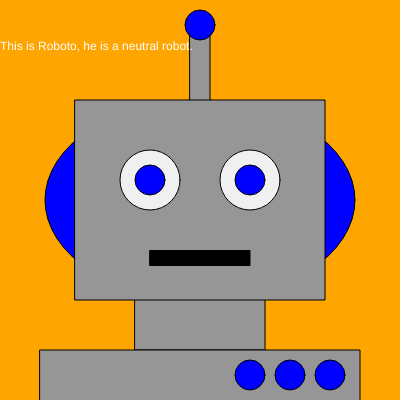
Frame 1 (no input)
Frame 60 (no input): identical to frame 1, image omitted
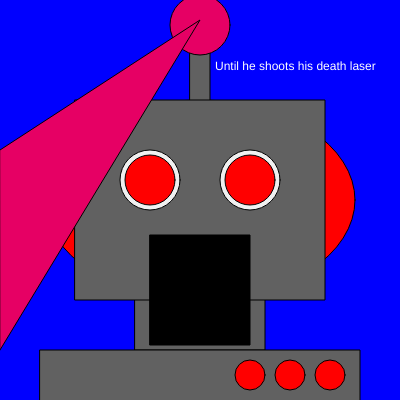
Frame 120 (the mouse pressed at the canvas centre since frame 60)

The p5.js sketch that drew these frames (run headless with seeded random() and noise() and a simulated clock; from frame 60 on, the mouse is pressed at the canvas centre):

// p5.js sketch
// ── sketch.js
function setup() {
  createCanvas(400, 400);
  rectMode(CENTER);
}

function draw() {

  if (mouseIsPressed) {
    background('blue');

    fill(255, 0, 0);
    ellipse(width / 2, height / 2, 310, 200);

    fill(97);
    rect(width / 2, height / 2 - 50, 20, 250);

    fill(230, 0, 100);
    circle(width / 2, height / 2 - 175, 60, 20);

    fill(97);
    rect(width / 2, height / 2 + 50, 130, 200);

    fill(97);
    rect(width / 2, height / 2 + 250, 320, 200);

    fill(255, 0, 0);
    circle(width / 2 + 50, height / 2 + 175, 30, 20);
    circle(width / 2 + 90, height / 2 + 175, 30, 20);
    circle(width / 2 + 130, height / 2 + 175, 30, 20);


    fill(97);
    rect(width / 2, height / 2, 250, 200);


//mouth
    fill(0);
    rect(width / 2, height / 2 + 90, 100, 110);

    fill(240);
      circle(width / 2 - 50, height / 2 - 20, 60, 40);
      circle(width / 2 + 50, height / 2 - 20, 60, 40);
//eyes
    fill(255, 0, 0);
    circle(width / 2 + 50, height / 2 - 20, 50, 20);
    circle(width / 2 - 50, height / 2 - 20, 50, 20);

    fill(230, 0, 100);
    triangle(0, 150, 200, 20, 0, 350);

    fill(255);
    text("Until he shoots his death laser", width / 2 + 15, height / 2 - 130);

  } else {



    background("orange");

    fill(0, 0, 255);
    ellipse(width / 2, height / 2, 310, 200);

    fill(150);
    rect(width / 2, height / 2 - 50, 20, 250);

    fill(0, 0, 255);
    circle(width / 2, height / 2 - 175, 30, 20);

    fill(150);
    rect(width / 2, height / 2 + 50, 130, 200);

    fill(150);
    rect(width / 2, height / 2 + 250, 320, 200);

    fill(0, 0, 255);
    circle(width / 2 + 50, height / 2 + 175, 30, 20);
    circle(width / 2 + 90, height / 2 + 175, 30, 20);
    circle(width / 2 + 130, height / 2 + 175, 30, 20);


    fill(150);
    rect(width / 2, height / 2, 250, 200);



    fill(0);
    rect(width / 2, height / 2 + 58, 100, 15);

    fill(240);
      circle(width / 2 - 50, height / 2 - 20, 60, 40);
      circle(width / 2 + 50, height / 2 - 20, 60, 40);

    fill(0, 0, 255);
    circle(width / 2 + 50, height / 2 - 20, 30, 20);
    circle(width / 2 - 50, height / 2 - 20, 30, 20);

    fill(255);
    text("This is Roboto, he is a neutral robot.", width / 2 - 200, height / 2 - 150);
  }









}
